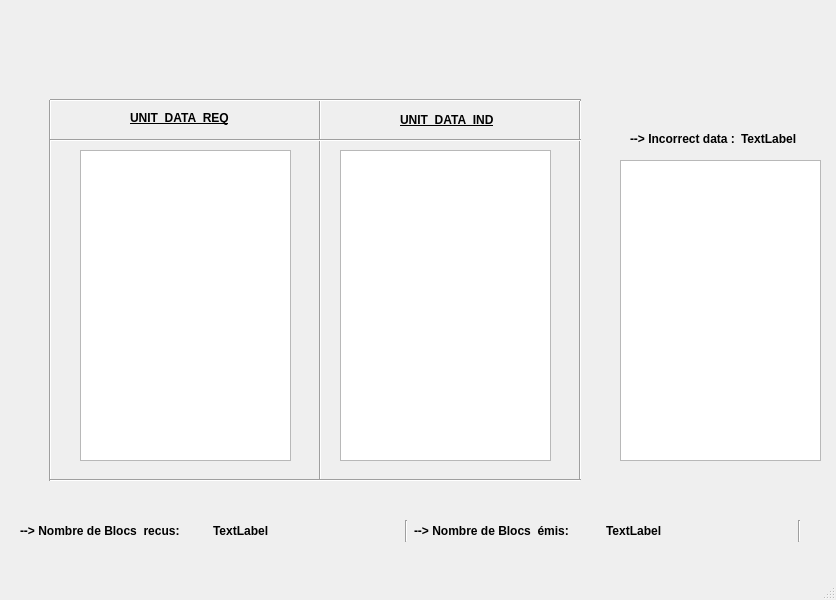
<?xml version="1.0" encoding="UTF-8"?>
<ui version="4.0">
 <class>form2</class>
 <widget class="QMainWindow" name="form2">
  <property name="geometry">
   <rect>
    <x>0</x>
    <y>0</y>
    <width>836</width>
    <height>600</height>
   </rect>
  </property>
  <property name="windowTitle">
   <string>MainWindow</string>
  </property>
  <widget class="QWidget" name="centralwidget">
   <widget class="Line" name="line_7">
    <property name="geometry">
     <rect>
      <x>40</x>
      <y>100</y>
      <width>20</width>
      <height>381</height>
     </rect>
    </property>
    <property name="orientation">
     <enum>Qt::Vertical</enum>
    </property>
   </widget>
   <widget class="Line" name="line_4">
    <property name="geometry">
     <rect>
      <x>570</x>
      <y>100</y>
      <width>20</width>
      <height>381</height>
     </rect>
    </property>
    <property name="orientation">
     <enum>Qt::Vertical</enum>
    </property>
   </widget>
   <widget class="QPlainTextEdit" name="plainTextEdit_3v">
    <property name="geometry">
     <rect>
      <x>620</x>
      <y>160</y>
      <width>201</width>
      <height>301</height>
     </rect>
    </property>
    <property name="font">
     <font>
      <family>Arial</family>
      <pointsize>10</pointsize>
      <weight>75</weight>
      <bold>true</bold>
     </font>
    </property>
   </widget>
   <widget class="QLabel" name="label">
    <property name="geometry">
     <rect>
      <x>270</x>
      <y>20</y>
      <width>431</width>
      <height>61</height>
     </rect>
    </property>
    <property name="text">
     <string/>
    </property>
    <property name="pixmap">
     <pixmap>../../Desktop/Capture1.PNG</pixmap>
    </property>
   </widget>
   <widget class="QLabel" name="label_2v">
    <property name="geometry">
     <rect>
      <x>400</x>
      <y>110</y>
      <width>141</width>
      <height>20</height>
     </rect>
    </property>
    <property name="font">
     <font>
      <weight>75</weight>
      <bold>true</bold>
      <underline>true</underline>
     </font>
    </property>
    <property name="text">
     <string>UNIT_DATA_IND</string>
    </property>
   </widget>
   <widget class="Line" name="line">
    <property name="geometry">
     <rect>
      <x>310</x>
      <y>100</y>
      <width>20</width>
      <height>381</height>
     </rect>
    </property>
    <property name="orientation">
     <enum>Qt::Vertical</enum>
    </property>
   </widget>
   <widget class="QWidget" name="layoutWidget">
    <property name="geometry">
     <rect>
      <x>20</x>
      <y>520</y>
      <width>781</width>
      <height>22</height>
     </rect>
    </property>
    <layout class="QHBoxLayout" name="horizontalLayout_5">
     <item>
      <layout class="QHBoxLayout" name="horizontalLayout_4">
       <item>
        <widget class="QLabel" name="label_7v">
         <property name="font">
          <font>
           <family>Microsoft YaHei UI</family>
           <weight>75</weight>
           <italic>false</italic>
           <bold>true</bold>
          </font>
         </property>
         <property name="text">
          <string>--&gt; Nombre de Blocs  recus:</string>
         </property>
        </widget>
       </item>
       <item>
        <widget class="QLabel" name="label_8v">
         <property name="font">
          <font>
           <weight>75</weight>
           <bold>true</bold>
          </font>
         </property>
         <property name="text">
          <string>TextLabel</string>
         </property>
        </widget>
       </item>
      </layout>
     </item>
     <item>
      <widget class="Line" name="line_5">
       <property name="orientation">
        <enum>Qt::Vertical</enum>
       </property>
      </widget>
     </item>
     <item>
      <layout class="QHBoxLayout" name="horizontalLayout_3">
       <item>
        <widget class="QLabel" name="label_5v">
         <property name="font">
          <font>
           <family>Microsoft YaHei UI</family>
           <weight>75</weight>
           <italic>false</italic>
           <bold>true</bold>
          </font>
         </property>
         <property name="text">
          <string>--&gt; Nombre de Blocs  émis:</string>
         </property>
        </widget>
       </item>
       <item>
        <widget class="QLabel" name="label_6v">
         <property name="font">
          <font>
           <weight>75</weight>
           <bold>true</bold>
          </font>
         </property>
         <property name="text">
          <string>TextLabel</string>
         </property>
        </widget>
       </item>
      </layout>
     </item>
     <item>
      <widget class="Line" name="line_6">
       <property name="orientation">
        <enum>Qt::Vertical</enum>
       </property>
      </widget>
     </item>
    </layout>
   </widget>
   <widget class="Line" name="line_3">
    <property name="geometry">
     <rect>
      <x>50</x>
      <y>470</y>
      <width>531</width>
      <height>20</height>
     </rect>
    </property>
    <property name="orientation">
     <enum>Qt::Horizontal</enum>
    </property>
   </widget>
   <widget class="QPlainTextEdit" name="plainTextEdit_2v">
    <property name="geometry">
     <rect>
      <x>340</x>
      <y>150</y>
      <width>211</width>
      <height>311</height>
     </rect>
    </property>
    <property name="font">
     <font>
      <family>Arial</family>
      <pointsize>10</pointsize>
      <weight>75</weight>
      <bold>true</bold>
     </font>
    </property>
   </widget>
   <widget class="Line" name="line_8">
    <property name="geometry">
     <rect>
      <x>50</x>
      <y>90</y>
      <width>531</width>
      <height>20</height>
     </rect>
    </property>
    <property name="orientation">
     <enum>Qt::Horizontal</enum>
    </property>
   </widget>
   <widget class="QLabel" name="label_v">
    <property name="geometry">
     <rect>
      <x>130</x>
      <y>110</y>
      <width>121</width>
      <height>16</height>
     </rect>
    </property>
    <property name="font">
     <font>
      <weight>75</weight>
      <bold>true</bold>
      <underline>true</underline>
     </font>
    </property>
    <property name="text">
     <string>UNIT_DATA_REQ</string>
    </property>
   </widget>
   <widget class="QWidget" name="layoutWidget_2">
    <property name="geometry">
     <rect>
      <x>630</x>
      <y>130</y>
      <width>169</width>
      <height>18</height>
     </rect>
    </property>
    <layout class="QHBoxLayout" name="horizontalLayout">
     <item>
      <widget class="QLabel" name="label_3v">
       <property name="font">
        <font>
         <family>Microsoft YaHei UI</family>
         <weight>75</weight>
         <italic>false</italic>
         <bold>true</bold>
        </font>
       </property>
       <property name="text">
        <string>--&gt; Incorrect data :</string>
       </property>
      </widget>
     </item>
     <item>
      <widget class="QLabel" name="label_4v">
       <property name="font">
        <font>
         <weight>75</weight>
         <bold>true</bold>
        </font>
       </property>
       <property name="text">
        <string>TextLabel</string>
       </property>
      </widget>
     </item>
    </layout>
   </widget>
   <widget class="Line" name="line_2">
    <property name="geometry">
     <rect>
      <x>50</x>
      <y>130</y>
      <width>531</width>
      <height>20</height>
     </rect>
    </property>
    <property name="orientation">
     <enum>Qt::Horizontal</enum>
    </property>
   </widget>
   <widget class="QPlainTextEdit" name="plainTextEditv">
    <property name="geometry">
     <rect>
      <x>80</x>
      <y>150</y>
      <width>211</width>
      <height>311</height>
     </rect>
    </property>
    <property name="font">
     <font>
      <family>Arial</family>
      <pointsize>10</pointsize>
      <weight>75</weight>
      <bold>true</bold>
     </font>
    </property>
   </widget>
  </widget>
  <widget class="QMenuBar" name="menubar">
   <property name="geometry">
    <rect>
     <x>0</x>
     <y>0</y>
     <width>836</width>
     <height>21</height>
    </rect>
   </property>
  </widget>
  <widget class="QStatusBar" name="statusbar"/>
 </widget>
 <resources/>
 <connections/>
</ui>
